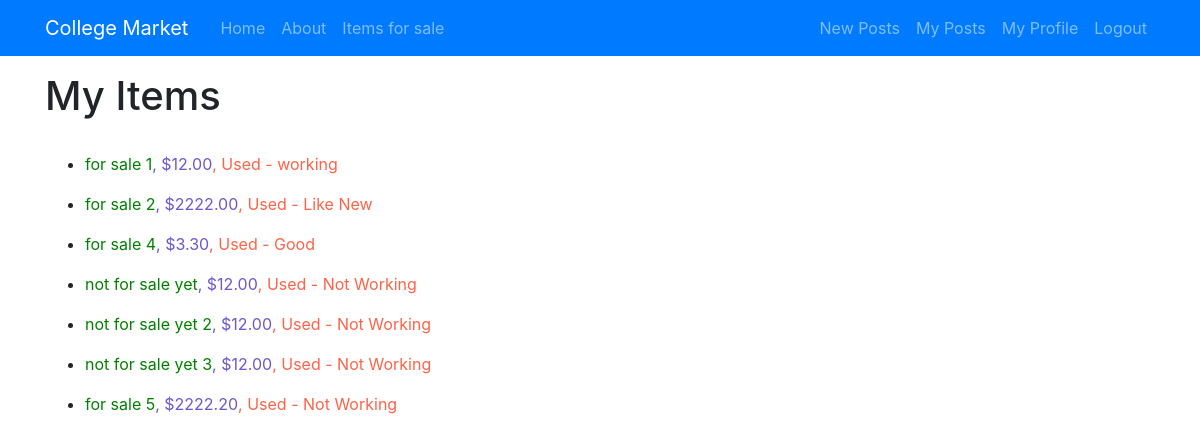
The app's page /post/ (signed in), older data.
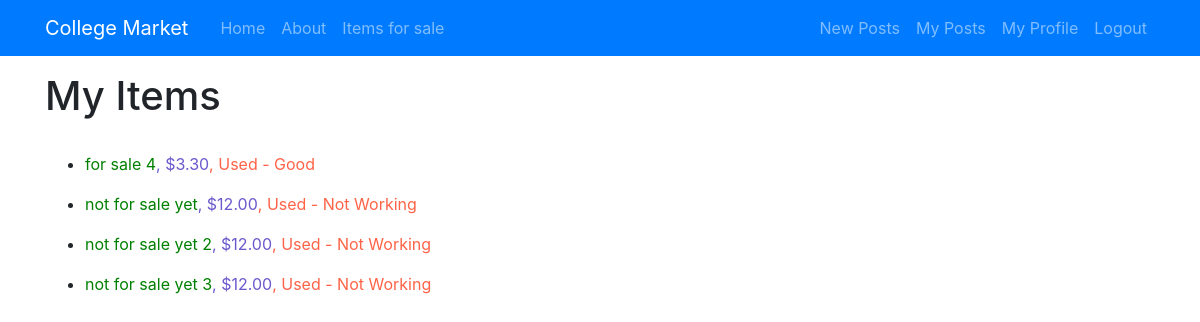
The same page, newer data.
### posts/models.py (models this page shows)
class Post(models.Model):
    user = models.ForeignKey(User, on_delete=models.CASCADE, related_name="post" , null=True)
    title = models.CharField(max_length=255)
    body = models.TextField(null=True)
    updated_on = models.DateTimeField(auto_now= True)
    created_on = models.DateTimeField(auto_now_add=True, null=True)
    category = models.IntegerField(choices=CATEGORY, default=0)
    cover = models.ImageField(upload_to='images/', null=True , blank=True)
    condition = models.IntegerField(choices=CONDITION , default = 4)
    price = models.DecimalField(max_digits=20, decimal_places=2, default=Decimal(0.00), null=True ,blank=True)
    publish = models.IntegerField(choices=STATUS, default=0)

### posts/views.py (the view)
# urls.py: path('', PostListView.as_view(), name='post_list'),
class PostListView(ListView):
    model = Post
    template_name = '../templates/post_list.html'

### posts/templates/post_list.html
{% extends 'base.html' %}
{% block content %}
<br><br><br>
{% if user.is_authenticated %}
<h1>My Items</h1>
<br>
  {% for post in user.post.all %}
      <ul>
        <li><a href="{{ post.pk }}"><p id="element1">{{ post.title }}  </p><p id="element2">,  ${{ post.price }}</p><p id="element3"> , {{ post.get_condition_display }}</p</a></li>
      </ul>
  {% endfor %}
{% else %}
  <p>You are not allowed to see this list</p>
  <meta http-equiv = "refresh" content = "2"; url ='/post' />
{% endif %}
{% endblock %}

### templates/base.html (shortened to what this page needs)
{% load static %}
<!DOCTYPE html>
<html>
<head>
    <link rel="stylesheet" href="https://stackpath.bootstrapcdn.com/bootstrap/4.3.1/css/bootstrap.min.css">
</head>
<body>
	<header class="site-header">
	  <nav class="navbar navbar-expand-md navbar-dark bg-primary fixed-top">
		<div class="container">
		  <a class="navbar-brand mr-4" href="{% url 'home' %}">College Market</a>
		  <div class="collapse navbar-collapse" id="navbarToggle">
			<div class="navbar-nav mr-auto">
			  <a class="nav-item nav-link" href="{% url 'home' %}">Home</a>
        <a class="nav-item nav-link" href="{% url 'about' %}">About</a>
        {% if user.is_authenticated %}
        <a class="nav-item nav-link" href="{% url 'for_sale' %}">Items for sale</a>
        {% endif %}
			</div>
      {% if user.is_authenticated %}
      <div class="navbar-nav">
        <a class="nav-item nav-link" href="{% url 'add_post' %}">New Posts</a>
        <a class="nav-item nav-link" href="{% url 'post_list' %}">My Posts</a>
        <a class="nav-item nav-link" href="{% url 'view_profile' %}">My Profile</a>
        <a class="nav-item nav-link" href="/logout">Logout</a>
			</div>
      {% else %}
      <div class="navbar-nav">
        <a class="nav-item nav-link" href="/login">Login</a>
        <a class="nav-item nav-link" href="/register">Register</a>
			</div>
      {% endif %}
		  </div>
		</div>
	  </nav>
	</header>
	<main role="main" class="container">
	  <div class="row">
		<div class="col-md-8">
      {% block content %}{% endblock %}
		</div>
	  </div>
	</main>
</body>
</html>

### templates/base.html (style rules this page uses)
#element1 { float:left; color:green; }
#element2 { float:left; color:SlateBlue; }
#element3 { float:left; color:Tomato; }

Row changes from the older to the newer data that the page shows:
removed Post: title "for sale 1", price "12.00", condition "Used - working"
removed Post: title "for sale 2", price "2222.00", condition "Used - Like New"
removed Post: title "for sale 5", price "2222.20", condition "Used - Not Working"
